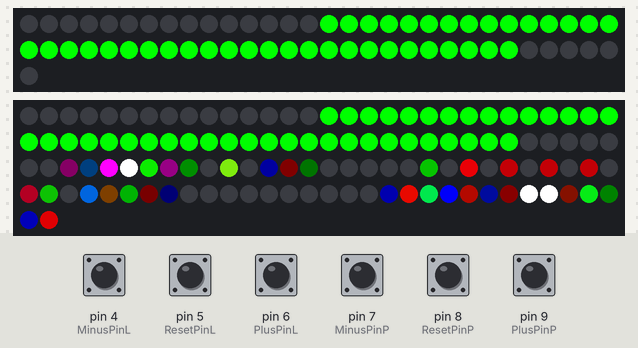
Simulated run of this sketch. Board: Arduino Nano, built with avr-gcc and run on an emulated ATmega328P. On the bench: 61 RGB LEDs in strip order, left to right, continuing on the next row, 122 RGB LEDs in strip order, left to right, continuing on the next row. The inputs (shaded band) are chosen by the test bench; at power-on: pin 4 (MinusPinL), pin 5 (ResetPinL), pin 6 (PlusPinL), pin 7 (MinusPinP), pin 8 (ResetPinP), pin 9 (PlusPinP) HIGH. Colours are those a GRB WS2812 strip shows for the declared byte order.

Above: at 1.2 s.
1.3 s: pin 4 (MinusPinL) pulled LOW for 0.15 s
2.0 s: pin 9 (PlusPinP) pulled LOW for 0.15 s
2.7 s: pin 5 (ResetPinL) pulled LOW for 0.15 s
At 3.09 s:
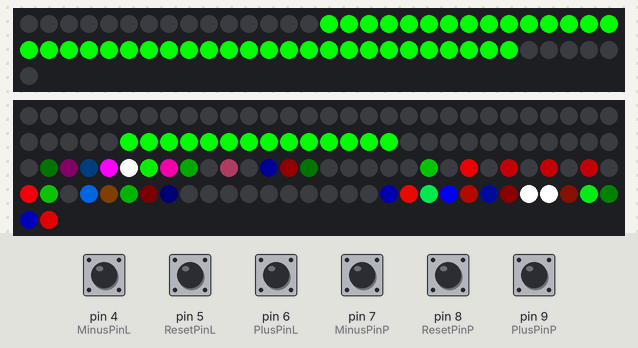
3.4 s: pin 6 (PlusPinL) pulled LOW for 0.15 s
4.1 s: pin 7 (MinusPinP) pulled LOW for 0.15 s
At 4.5 s:
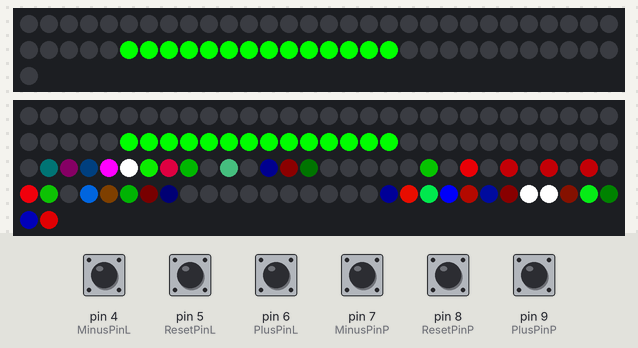
4.8 s: pin 8 (ResetPinP) pulled LOW for 0.15 s
At 5.21 s:
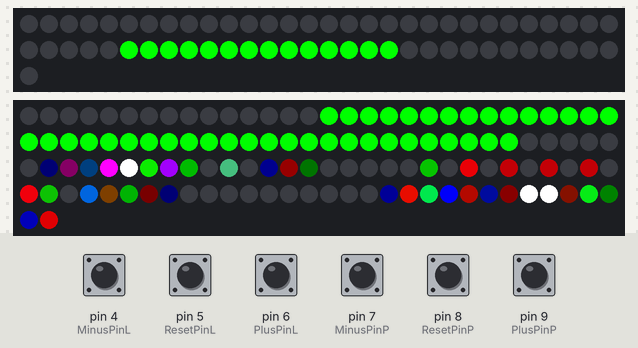
Timing chart, 0 to 7.8 s (numbered marks = the images above; inputs shaded):
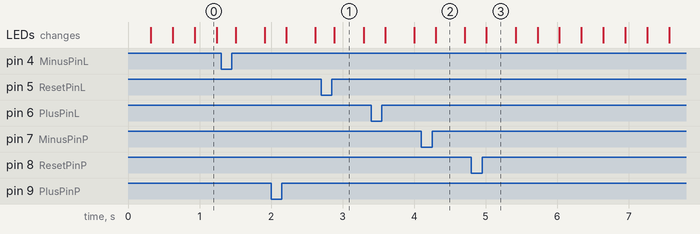

Measured:
- after the input at 4.8 s, the LEDs: change after 0.21 s (image 3)
- what the display in image 2 shows lasts 0.4 s, from 4.3 s to 4.7 s

The sketch:

Final_VT3_11.ino
```cpp
// Program VTv3.11 - autor: Samuel Balazs Marec 2023
// Vysledkova Tabula pre sportove ucely (futbal) konkretne na zapis aktualneho skore pre divakov

// Zadefinujem si kniznice a premenne ktore pouzivam v programe
#include <FastLED.h>
#include <Bounce2.h>
#define POCET_LEDIEK_NA_CISLICU 61
#define POCET_VSETKYCH_LED 122
#define DATA_PIN_L 2
#define DATA_PIN_P 3

// Unikatna matica binarnych cisiel pre LED pas 1-19 v zavislosti od postupnosti LEDiek v LED pase
const uint64_t digits[20] = {
  0b0000000001111111111111111111111111111111111111111000000000000000, // 0
  0b0000000000000001111111111111100000000000000000000000000000000000, // 1
  0b0001111111111111111111000000011111111111110000000000000000000000, // 2
  0b0001111111111111111111111111111111100000000000000000000000000000, // 3
  0b0001111110000001111111111111100000000000001111111000000000000000, // 4
  0b0001111111111110000000111111111111100000001111111000000000000000, // 5
  0b0001111111111110000000111111111111111111111111111000000000000000, // 6
  0b0000000001111111111111111111100000000000000000000000000000000000, // 7
  0b0001111111111111111111111111111111111111111111111000000000000000, // 8
  0b0001111111111111111111111111111111100000001111111000000000000000, // 9
  0b0000000001111111111111111111111111111111111111111111111111111111, // 10
  0b0000000000000001111111111111100000000000000000000111111111111111, // 11
  0b0001111111111111111111000000011111111111110000000111111111111111, // 12
  0b0001111111111111111111111111111111100000000000000111111111111111, // 13
  0b0001111110000001111111111111100000000000001111111111111111111111, // 14
  0b0001111111111110000000111111111111100000001111111111111111111111, // 15
  0b0001111111111110000000111111111111111111111111111111111111111111, // 16
  0b0000000001111111111111111111100000000000000000000111111111111111, // 17
  0b0001111111111111111111111111111111111111111111111111111111111111, // 18
  0b0001111111111111111111111111111111100000001111111111111111111111, // 19
};
// Vstupne/ovladacie piny pre Arduino Nano
const byte PlusPinL = 6;
const byte ResetPinL = 5;
const byte MinusPinL = 4;
const byte PlusPinP = 9;
const byte ResetPinP = 8;
const byte MinusPinP = 7;

// Definujeme si "integer" hodnotu pre zobrazenie skore
int SkoreL;
int SkoreP;

// Definicia Ledpasu (WS2812B) podla poziadaviek kniznice (FastLED.h)
CRGB leds[POCET_VSETKYCH_LED];

// Definicia tlacidiel podla kniznice (Bounce2.h)
Bounce2::Button StlacPlusL = Bounce2::Button();
Bounce2::Button StlacMinusL = Bounce2::Button();
Bounce2::Button StlacResetL = Bounce2::Button();
Bounce2::Button StlacPlusP = Bounce2::Button();
Bounce2::Button StlacMinusP = Bounce2::Button();
Bounce2::Button StlacResetP = Bounce2::Button();

// Udavam funkcie zobrazovania jednotlivych lediek v LED pase
void nastavCislo(int display, int val, CHSV colour)
{
	for (int i=0; i<POCET_LEDIEK_NA_CISLICU; i++)
  {
		colour.v = bitRead(digits [val], i) * 255;
		leds[display*POCET_LEDIEK_NA_CISLICU +i] = colour;
	}
}
// Nastavenie programu pre (VTv3.0)
void setup ()
{
  // Nastavime hodnoty pravej a lavej cislice na hodnotu 0
  SkoreL = 0;
  SkoreP = 0;
  // Inicializujeme si LED pas
  FastLED.addLeds<WS2812B, 2>(leds, 0, 61), GRB>(leds, POCET_VSETKYCH_LED);
  FastLED.addLeds<WS2812B, 3>(leds, 61, 122), GRB>(leds, POCET_VSETKYCH_LED);
  // Nakonfigurujeme funkciu tlacidiel
	StlacPlusL.attach(PlusPinL, INPUT_PULLUP);
	StlacResetL.attach(ResetPinL, INPUT_PULLUP);
  StlacMinusL.attach(MinusPinL, INPUT_PULLUP);
  StlacPlusP.attach(PlusPinP, INPUT_PULLUP);
	StlacResetP.attach(ResetPinP, INPUT_PULLUP);
  StlacMinusP.attach(MinusPinP, INPUT_PULLUP);
}
// Samotny program pre (VTv3.0)
void loop() {
	// Kontrolujem stlacenie ovladacich tlacidiel
	StlacPlusL.update();
	StlacMinusL.update();
  StlacResetL.update();
  StlacPlusP.update();
	StlacMinusP.update();
  StlacResetP.update();

	// Funkcia pre Cislo Lave
  if(StlacPlusL.pressed())
   {
     SkoreL++; // pridam 1 na lavu cislicu
     if (SkoreL >= 20) SkoreL = 19;
     delay(400);
   }
  else if (StlacMinusL.pressed())
   {
     SkoreL--; // odcitam 1 z lavej cislice
     if (SkoreL <= -1) SkoreL = 0;
     delay(400);
   }
  else if (StlacResetL.pressed()) // resetujem lavu cislicu na 0
   {
     SkoreL = 0;
     delay(400);
   }
   // Funkcia pre Cislo Prave
  if(StlacPlusP.pressed())
   {
     SkoreP++;  // pridam 1 na pravu cislicu
     if (SkoreP >= 20) SkoreP = 19;
     delay(400);
   }
  else if (StlacMinusP.pressed())
   {
     SkoreP--;  // odcitam 1 z pravej cislice
     if (SkoreP <= -1) SkoreP = 0;
     delay(400);
   }
  else if (StlacResetP.pressed()) // resetujem pravu cislicu na 0
   {
     SkoreP = 0;
     delay(400);
   }
  // Nastavenie hodnoty aj farby cisiel
  nastavCislo(0, SkoreL, CHSV(0, 255, 255)); // poslem na pin 2
  nastavCislo(1, SkoreP, CHSV(0, 255, 255)); // poslem na pin 3
  // Zobraz aktualizovane udaje na LED pase
	FastLED.show();
	delay(20);
}


// koniec programu
```
